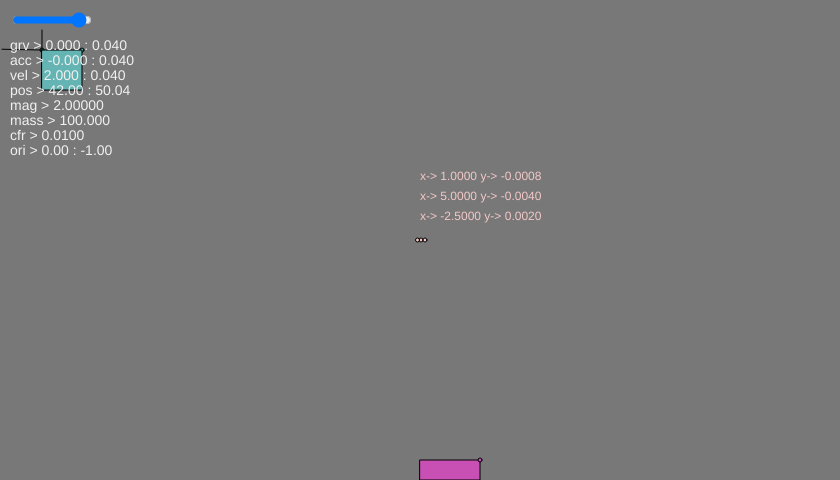
Frame 1 (no input)
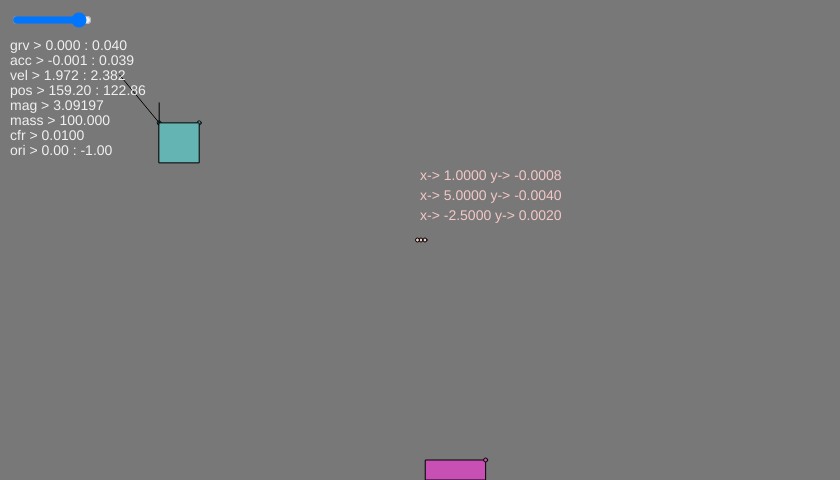
Frame 60 (no input)
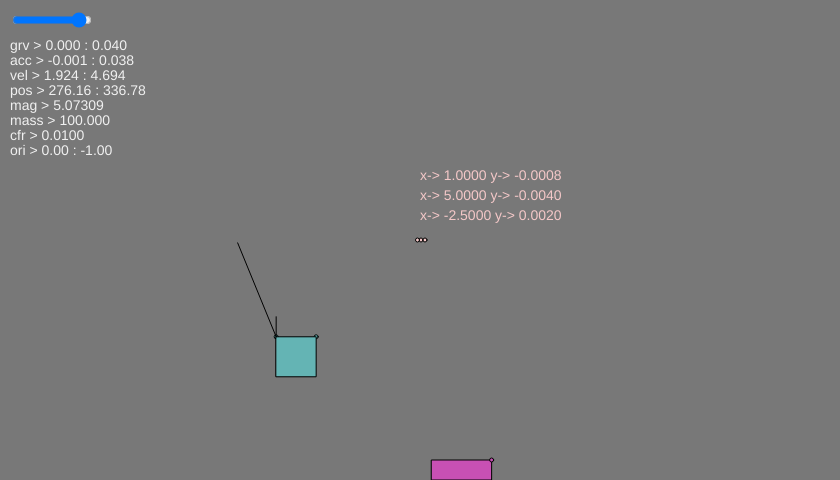
Frame 120 (the mouse pressed at the canvas centre since frame 60)

The p5.js sketch that drew these frames (run headless with seeded random() and noise() and a simulated clock; from frame 60 on, the mouse is pressed at the canvas centre):

// p5.js sketch
// ── sketch.js
let width = 840;
let height = 480;
let radius = 40;
let dronBoatHeight = 20;
let dronBoatVelocity = 0.01;

let v1;
let mass = 100;
let cfr = 0.01;
let gravity;
let thrust;
let velocity;
let acceleration;
let orientation;
let tmpVector;

let touchDown = false;



function setup() {
  createCanvas(840, 480);
  initializeGameState();
  initializeUI();
}

function initializeGameState() {
  v1 = createVector(40, 50);
  thrust = createVector(0, 0);
  gravity = createVector(0, 0.04);
  acceleration = createVector(0, 0);
  velocity = createVector(2, 0);
  orientation = createVector(0, -1);
  tmpVector = createVector(0, 0);
  dronBoat = createVector(width / 2, height - dronBoatHeight);
  dVel = createVector(0, 0);
  dAcc = createVector(0.01, 0);
}

function initializeUI() {
  slider = createSlider(1, 60, 55, 1);
  slider.position(10, 10);
  slider.style('width', '80px');
}




function resetAcceleration() {
  acceleration.mult(0);
}

function draw() {
  frameRate(slider.value());

  resetAcceleration();

  handleInput();
  handleCollisions();

  applyTouchDown();
  applyEnvironmentalForces();

  updateDronBoat();

  updateRocketVector();

  ///////////// VISUALISATIONS //////////////

  background(120);
  drawOrientationVisualization();

  drawRocket();
  drawDronBoat();

  drawTelemetry();

}

function updateRocketVector() {
  velocity.add(acceleration);
  velocity.limit(12);
  v1.add(velocity);
}

function handleInput() {
  const ROTATION_ANGLE = 1; // угол вращения в градусах
  const THRUST_FORCE = 6.5; // сила тяги

  if (keyIsPressed) {
    if (keyCode === LEFT_ARROW) {
      orientation = rotateNew(orientation.x, orientation.y, -ROTATION_ANGLE);
    } else if (keyCode === RIGHT_ARROW) {
      orientation = rotateNew(orientation.x, orientation.y, ROTATION_ANGLE);
    }
    if (keyCode === 32 || key === "x" || key === "X") { // пробел или X
      thrust = createVector(orientation.x, orientation.y);
      thrust.normalize();
      thrust.mult(THRUST_FORCE);
      applyForce(thrust);
    }
  }
}

function handleCollisions() {
  // Handle collisions on the X axis
  if ((v1.x + velocity.x) > (width - radius)) {
    v1.x = 0;
  } else if ((v1.x + velocity.x) < 0) {
    v1.x = width - radius;
  }

  // Handle collisions with the top boundary
  if ((v1.y + velocity.y) <= 0) {
    v1.y = 0; // Set position at the top boundary
    if (velocity.y < 0) { // If moving upwards
      velocity.y *= -0.5; // Lose energy upon collision
    }
  }

  // Handle collisions with the ground
  if ((v1.y + velocity.y) >= (height - radius)) {
    v1.y = height - radius; // Set position at ground level

    if (velocity.y > 0) { // If falling
      velocity.y *= -0.5; // Lose energy upon collision
    }

    // Stop completely if speed is very low and no thrust is applied
    if (Math.abs(velocity.y) < 0.1 && thrust.mag() === 0) {
      velocity.y = 0;
    }

    // Apply friction on the ground
    velocity.x *= 0.96;
  }

  // Eliminate jitter at low horizontal speeds
  if (Math.abs(velocity.x) < 0.01) {
    velocity.x = 0;
  }
}



function rotateNew(x, y, degree) {
  tmpX = x;
  // convert degrees to radians needed
  x = x * cos(degree * 3.14 / 180) - y * sin(degree * 3.14 / 180);
  y = tmpX * sin(degree * 3.14 / 180) + y * cos(degree * 3.14 / 180);

  return createVector(x, y);
}

function applyForce(force) {
  let f = p5.Vector.div(force, mass);
  acceleration.add(f);
}


function drawOrientationVisualization() {
  let tmp = createVector(orientation.x, orientation.y);
  tmp.rotate(90 * 3.14 / 180);
  tmp.normalize();

  fill(244, 200, 200);

  // Small circle
  circle(width / 2 + tmp.x, height / 2 + tmp.y, 4);
  text(`x-> ${nf(tmp.x, 0, 4)} y-> ${nf(tmp.y, 0, 4)}`, width / 2, 180);

  // Scaled up vector
  tmp.mult(5);
  circle(width / 2 + tmp.x, height / 2 + tmp.y, 4);
  text(`x-> ${nf(tmp.x, 0, 4)} y-> ${nf(tmp.y, 0, 4)}`, width / 2, 200);

  // Half vector in the opposite direction
  tmp.mult(-0.5);
  circle(width / 2 + tmp.x, height / 2 + tmp.y, 4);
  text(`x-> ${nf(tmp.x, 0, 4)} y-> ${nf(tmp.y, 0, 4)}`, width / 2, 220);
}

function applyEnvironmentalForces() {
  // Apply gravity
  let gravityForce = createVector(gravity.x, gravity.y);
  gravityForce.mult(mass);
  applyForce(gravityForce);

  // Apply drag (air resistance)
  let dragForce = createVector(velocity.x, velocity.y);
  dragForce.normalize();
  dragForce.mult(-1);
  let speed = velocity.mag();
  dragForce.mult(cfr * speed * speed); // Quadratic drag
  applyForce(dragForce);
}

function updateDronBoat() {
  const MAX_SPEED = 0.1;
  const MOVEMENT_RANGE = 3 * dronBoatHeight;

  // Update acceleration and velocity
  dAcc.x += dronBoatVelocity;
  dVel.add(dAcc);
  dVel.limit(MAX_SPEED);

  // Reverse direction at edges
  if (dronBoat.x > width / 2 + MOVEMENT_RANGE || dronBoat.x < width / 2 - MOVEMENT_RANGE) {
    dVel.mult(-1);
    dronBoatVelocity *= -1;
  }

  // Update position
  dronBoat.add(dVel);

  // Reset acceleration
  dAcc.mult(0);
}

function applyTouchDown() {
  touchDown =
      (v1.y + velocity.y) >= (height - radius - dronBoatHeight - 2) &&
      (v1.y + velocity.y) <= (height - radius - dronBoatHeight) &&
      (v1.x + velocity.x >= dronBoat.x - radius / 2) &&
      ((v1.x + velocity.x + radius) <= (dronBoat.x + dronBoatHeight * 3 * 1.5));

  if (touchDown && thrust.x === 0) {
    velocity.x = dronBoatVelocity;
  }
}

function drawDronBoat() {
  fill(200, 80, 180);

  if (touchDown) {
    fill(0, 222, 0);
  }

  rect(dronBoat.x, dronBoat.y, dronBoatHeight * 3, dronBoatHeight); // dron boat
  circle(dronBoat.x + dronBoatHeight * 3, height - dronBoatHeight, 4);
}


function drawRocket() {
  fill(100, 180, 180);

  circle(v1.x, v1.y, 4);
  circle(v1.x + radius, v1.y, 4);
  rect(v1.x, v1.y, radius, radius); // rocket

  tmpVector = createVector(velocity.x, velocity.y);
  tmpVector.setMag(20 * tmpVector.mag());
  tmpVector.sub(v1);
  tmpVector.x = sqrt(tmpVector.x * tmpVector.x);
  tmpVector.y = sqrt(tmpVector.y * tmpVector.y);
  line(v1.x, v1.y, tmpVector.x, tmpVector.y);
  line(v1.x, v1.y, v1.x + 20 * orientation.x, v1.y + 20 * orientation.y);
}

function drawTelemetry() {
  fill(240);
  textSize(14);

  text("grv > " + nf(gravity.x, 0, 3) + " : " + nf(gravity.y, 0, 3), 10, 50);
  text("acc > " + nf(acceleration.x, 0, 3) + " : " + nf(acceleration.y, 0, 3), 10, 65);
  text("vel > " + nf(velocity.x, 0, 3) + " : " + nf(velocity.y, 0, 3), 10, 80);
  text("pos > " + nf(v1.x, 0, 2) + " : " + nf(v1.y, 0, 2), 10, 95);
  text("mag > " + nf(velocity.mag(), 0, 5), 10, 110);
  text("mass > " + nf(mass, 0, 3), 10, 125);
  text("cfr > " + nf(cfr, 0, 4), 10, 140);
  text("ori > " + nf(orientation.x, 0, 2) + " : " + nf(orientation.y, 0, 2), 10, 155);
  if (touchDown || (keyIsPressed && keyCode === 32)) {
    text("thr > " + nf(thrust.x, 0, 4) + " : " + nf(thrust.y, 0, 2), 10, 170);
  }
}
